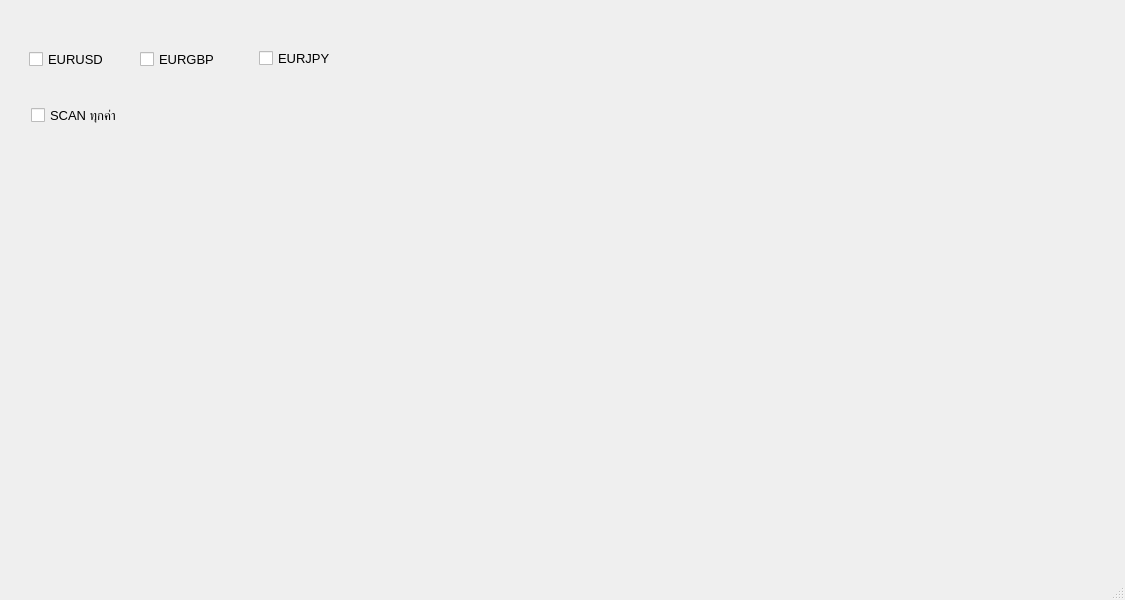
<?xml version="1.0" encoding="UTF-8"?>
<ui version="4.0">
 <class>MainWindow</class>
 <widget class="QMainWindow" name="MainWindow">
  <property name="geometry">
   <rect>
    <x>0</x>
    <y>0</y>
    <width>1125</width>
    <height>600</height>
   </rect>
  </property>
  <property name="windowTitle">
   <string>MainWindow</string>
  </property>
  <widget class="QWidget" name="centralwidget">
   <widget class="QCheckBox" name="checkBox">
    <property name="geometry">
     <rect>
      <x>29</x>
      <y>44</y>
      <width>110</width>
      <height>30</height>
     </rect>
    </property>
    <property name="font">
     <font>
      <pointsize>10</pointsize>
     </font>
    </property>
    <property name="text">
     <string>EURUSD</string>
    </property>
   </widget>
   <widget class="QCheckBox" name="checkBox_2">
    <property name="geometry">
     <rect>
      <x>140</x>
      <y>44</y>
      <width>110</width>
      <height>30</height>
     </rect>
    </property>
    <property name="font">
     <font>
      <pointsize>10</pointsize>
     </font>
    </property>
    <property name="text">
     <string>EURGBP</string>
    </property>
   </widget>
   <widget class="QCheckBox" name="checkBox_3">
    <property name="geometry">
     <rect>
      <x>259</x>
      <y>43</y>
      <width>110</width>
      <height>30</height>
     </rect>
    </property>
    <property name="font">
     <font>
      <pointsize>10</pointsize>
     </font>
    </property>
    <property name="text">
     <string>EURJPY</string>
    </property>
   </widget>
   <widget class="QCheckBox" name="checkBox_4">
    <property name="geometry">
     <rect>
      <x>31</x>
      <y>100</y>
      <width>191</width>
      <height>30</height>
     </rect>
    </property>
    <property name="font">
     <font>
      <pointsize>10</pointsize>
     </font>
    </property>
    <property name="text">
     <string>SCAN ทุกค่า</string>
    </property>
   </widget>
  </widget>
  <widget class="QMenuBar" name="menubar">
   <property name="geometry">
    <rect>
     <x>0</x>
     <y>0</y>
     <width>1125</width>
     <height>26</height>
    </rect>
   </property>
  </widget>
  <widget class="QStatusBar" name="statusbar"/>
 </widget>
 <resources/>
 <connections/>
</ui>
